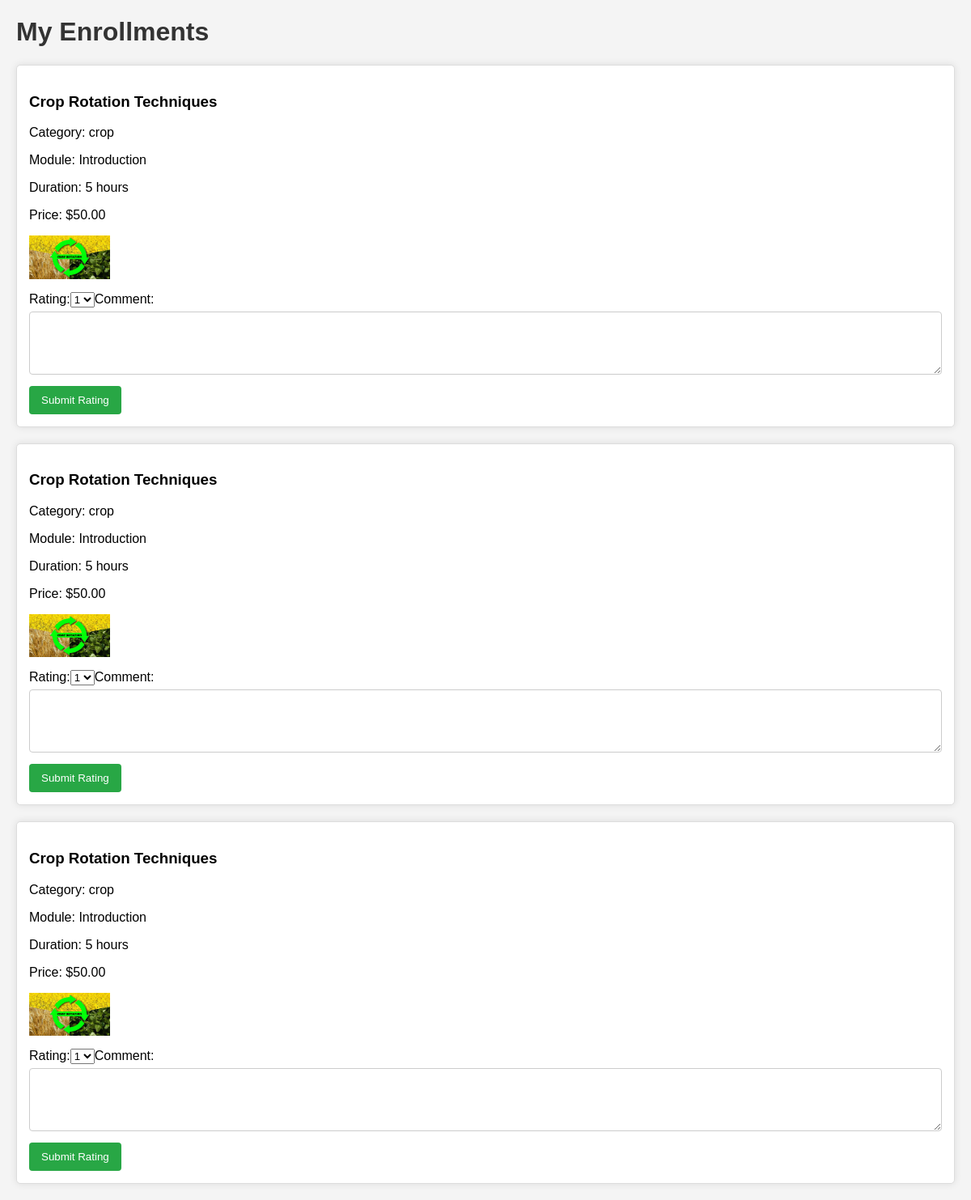
The app's page /project/views/user_enrollments.php (signed in) with its own data.
### tables this page shows
CREATE TABLE `enrollments` (
  `id` int(11) NOT NULL,
  `user_id` int(11) NOT NULL,
  `course_id` int(11) NOT NULL,
  `enrollment_date` timestamp NOT NULL DEFAULT current_timestamp()
);

CREATE TABLE `courses` (
  `id` int(11) NOT NULL,
  `title` varchar(255) NOT NULL,
  `description` text NOT NULL,
  `category` varchar(255) NOT NULL,
  `module` varchar(255) DEFAULT NULL,
  `duration` int(11) DEFAULT NULL,
  `price` decimal(10,2) DEFAULT NULL,
  `image` varchar(255) DEFAULT NULL
);

### project/models/EnrollmentModel.php (called while the page is built, shortened)
<?php
class EnrollmentModel {
    private $conn;
    public function __construct($db) {
        $this->conn = $db;
    }
    public function getEnrollmentsByUser($user_id) {
        $query = "SELECT * FROM enrollments WHERE user_id = ?";
        $stmt = $this->conn->prepare($query);
        $stmt->bind_param("i", $user_id);
        $stmt->execute();
        return $stmt->get_result();
    }
}
?>

### project/views/user_enrollments.php (the view, shortened to what this page needs)
<?php
require_once '../config/database.php';
require_once '../models/EnrollmentModel.php';
$enrollmentModel = new EnrollmentModel($conn);
$user_id = 1;
$enrollments = $enrollmentModel->getEnrollmentsByUser($user_id);
?>
<!DOCTYPE html>
<html lang="en">
<head>
</head>
<body>
    <h1>My Enrollments</h1>
    <?php
    if ($enrollments->num_rows > 0) {
        while ($row = $enrollments->fetch_assoc()) {
            $course_query = "SELECT * FROM courses WHERE id = ?";
            $course_stmt = $conn->prepare($course_query);
            $course_stmt->bind_param("i", $row['course_id']);
            $course_stmt->execute();
            $course_result = $course_stmt->get_result();
            $course = $course_result->fetch_assoc();
            echo "<div class='enrollment-card'>";
            echo "<h3>" . htmlspecialchars($course['title']) . "</h3>";
            echo "<p>Category: " . htmlspecialchars($course['category']) . "</p>";
            echo "<p>Module: " . htmlspecialchars($course['module']) . "</p>";
            echo "<p>Duration: " . htmlspecialchars($course['duration']) . " hours</p>";
            echo "<p>Price: $" . htmlspecialchars($course['price']) . "</p>";
            if (!empty($course['image'])) {
                echo "<p><img src='../uploads/" . htmlspecialchars($course['image']) . "' alt='Course Image'></p>";
            }
            echo "<form class='rating-form' method='POST'>";
            echo "<label for='rating'>Rating:</label>";
            echo "<select name='rating' id='rating'>";
            echo "<option value='1'>1</option>";
            echo "</select>";
            echo "<label for='comment'>Comment:</label>";
            echo "<textarea name='comment' id='comment' rows='4'></textarea>";
            echo "<button type='submit'>Submit Rating</button>";
            echo "</form>";
            echo "</div>";
        }
    } else {
        echo "<p>No enrollments found.</p>";
    }
    ?>
</body>
</html>

### project/views/user_enrollments.php (style rules this page uses)
body { font-family: Arial, sans-serif; margin: 20px; background-color: #f4f4f4; }
h1, h2 { color: #333; }
.enrollment-card { border: 1px solid #ddd; padding: 15px; margin-bottom: 20px; border-radius: 5px; background-color: #fff; box-shadow: 0 0 10px rgba(0, 0, 0, 0.1); }
.enrollment-card img { max-width: 100px; height: auto; display: block; margin-bottom: 10px; }
.rating-form { margin-top: 10px; }
.rating-form textarea { width: 100%; padding: 8px; margin-top: 5px; box-sizing: border-box; border: 1px solid #ccc; border-radius: 4px; }
.rating-form button { margin-top: 10px; padding: 10px 15px; background-color: #28a745; color: white; border: none; border-radius: 4px; cursor: pointer; }

### records on screen
enrollments: course.title "Crop Rotation Techniques", course.category "crop", course.module "Introduction", course.duration "5", course.price "50.00", course.image (picture)
enrollments: course.title "Crop Rotation Techniques", course.category "crop", course.module "Introduction", course.duration "5", course.price "50.00", course.image (picture)
enrollments: course.title "Crop Rotation Techniques", course.category "crop", course.module "Introduction", course.duration "5", course.price "50.00", course.image (picture)
